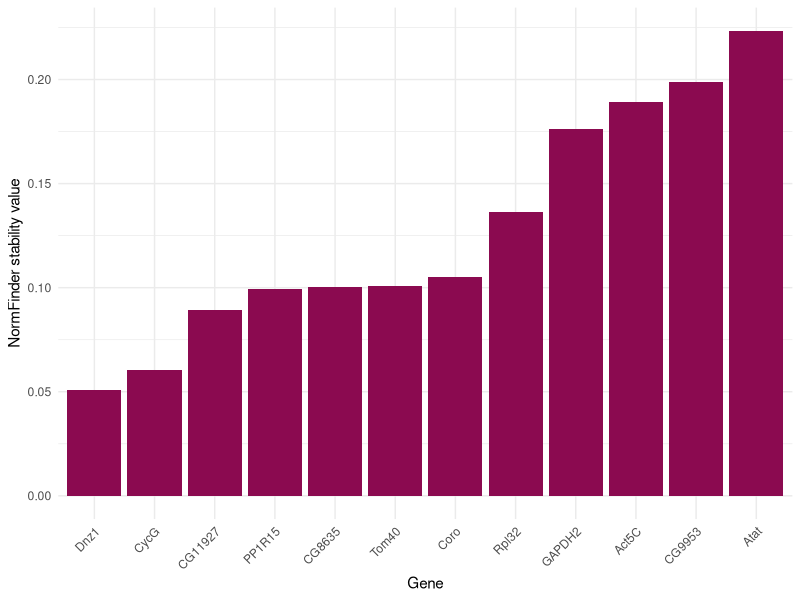
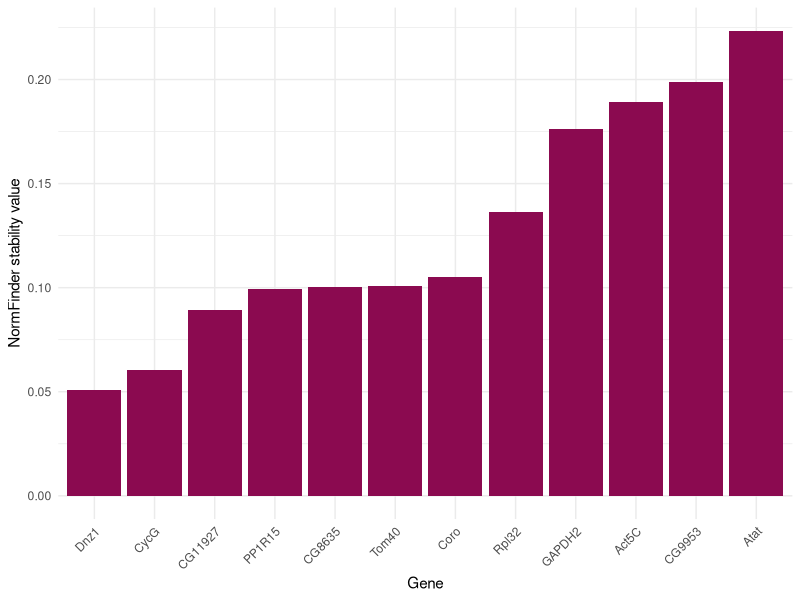

The R source for these figures, in order:
#!/usr/bin/env Rscript

library(ggplot2)

data <- read.csv("stabilities.csv")

data[["gene_id"]] <- factor(data[["gene_id"]], levels = unique(data[["gene_id"]]))
data <- data[order(data[["normfinder_stability_value"]], decreasing = FALSE), ]

ggplot(data, aes(x = gene_id, y = normfinder_stability_value)) +
  geom_bar(stat = "identity", fill = "deeppink4") +
  labs(x = "Gene", y = "NormFinder stability value") +
  theme_minimal() +
  theme(axis.text.x = element_text(angle = 45, hjust = 1))

ggsave("normfinder_stability_values.png", width = 8, height = 6, dpi = 300) 
